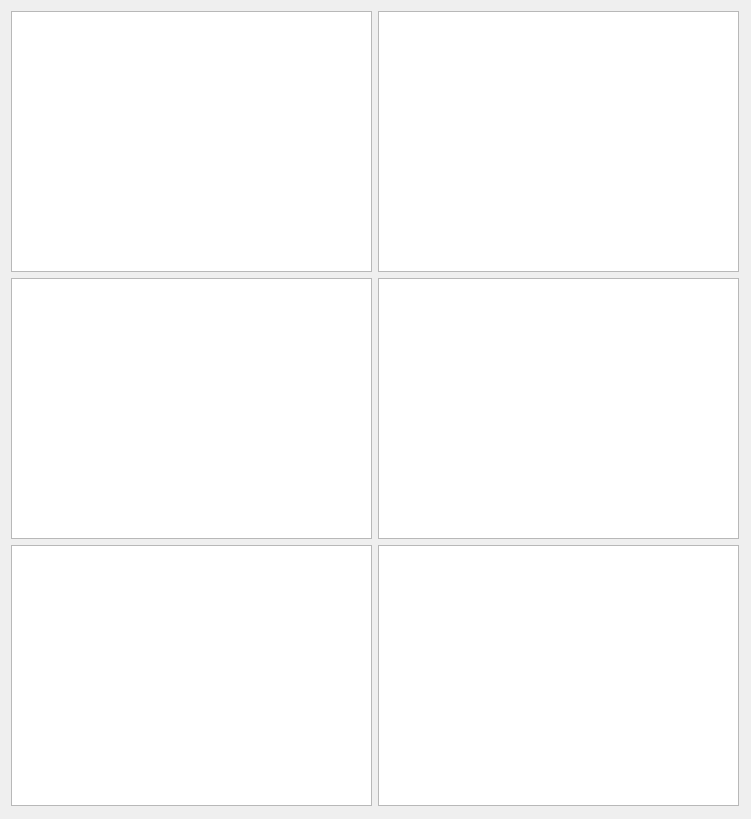
           <widget class="QWidget" name="scrollAreaWidgetContents">
            <property name="geometry">
             <rect>
              <x>0</x>
              <y>0</y>
              <width>751</width>
              <height>819</height>
             </rect>
            </property>
            <layout class="QFormLayout" name="formLayout">
             <item row="0" column="0">
              <widget class="PlotWidget" name="plot_coef_c_12">
               <property name="minimumSize">
                <size>
                 <width>361</width>
                 <height>261</height>
                </size>
               </property>
               <property name="maximumSize">
                <size>
                 <width>361</width>
                 <height>261</height>
                </size>
               </property>
              </widget>
             </item>
             <item row="0" column="1">
              <widget class="PlotWidget" name="plot_coef_c_23">
               <property name="minimumSize">
                <size>
                 <width>361</width>
                 <height>261</height>
                </size>
               </property>
               <property name="maximumSize">
                <size>
                 <width>361</width>
                 <height>261</height>
                </size>
               </property>
              </widget>
             </item>
             <item row="1" column="0">
              <widget class="PlotWidget" name="plot_exp_n_12">
               <property name="minimumSize">
                <size>
                 <width>361</width>
                 <height>261</height>
                </size>
               </property>
               <property name="maximumSize">
                <size>
                 <width>361</width>
                 <height>261</height>
                </size>
               </property>
              </widget>
             </item>
             <item row="1" column="1">
              <widget class="PlotWidget" name="plot_exp_n_23">
               <property name="minimumSize">
                <size>
                 <width>361</width>
                 <height>261</height>
                </size>
               </property>
               <property name="maximumSize">
                <size>
                 <width>361</width>
                 <height>261</height>
                </size>
               </property>
              </widget>
             </item>
             <item row="2" column="0">
              <widget class="PlotWidget" name="plot_criteria_12">
               <property name="minimumSize">
                <size>
                 <width>361</width>
                 <height>261</height>
                </size>
               </property>
               <property name="maximumSize">
                <size>
                 <width>361</width>
                 <height>261</height>
                </size>
               </property>
              </widget>
             </item>
             <item row="2" column="1">
              <widget class="PlotWidget" name="plot_criteria_23">
               <property name="minimumSize">
                <size>
                 <width>361</width>
                 <height>261</height>
                </size>
               </property>
               <property name="maximumSize">
                <size>
                 <width>361</width>
                 <height>261</height>
                </size>
               </property>
              </widget>
             </item>
            </layout>
           </widget>
